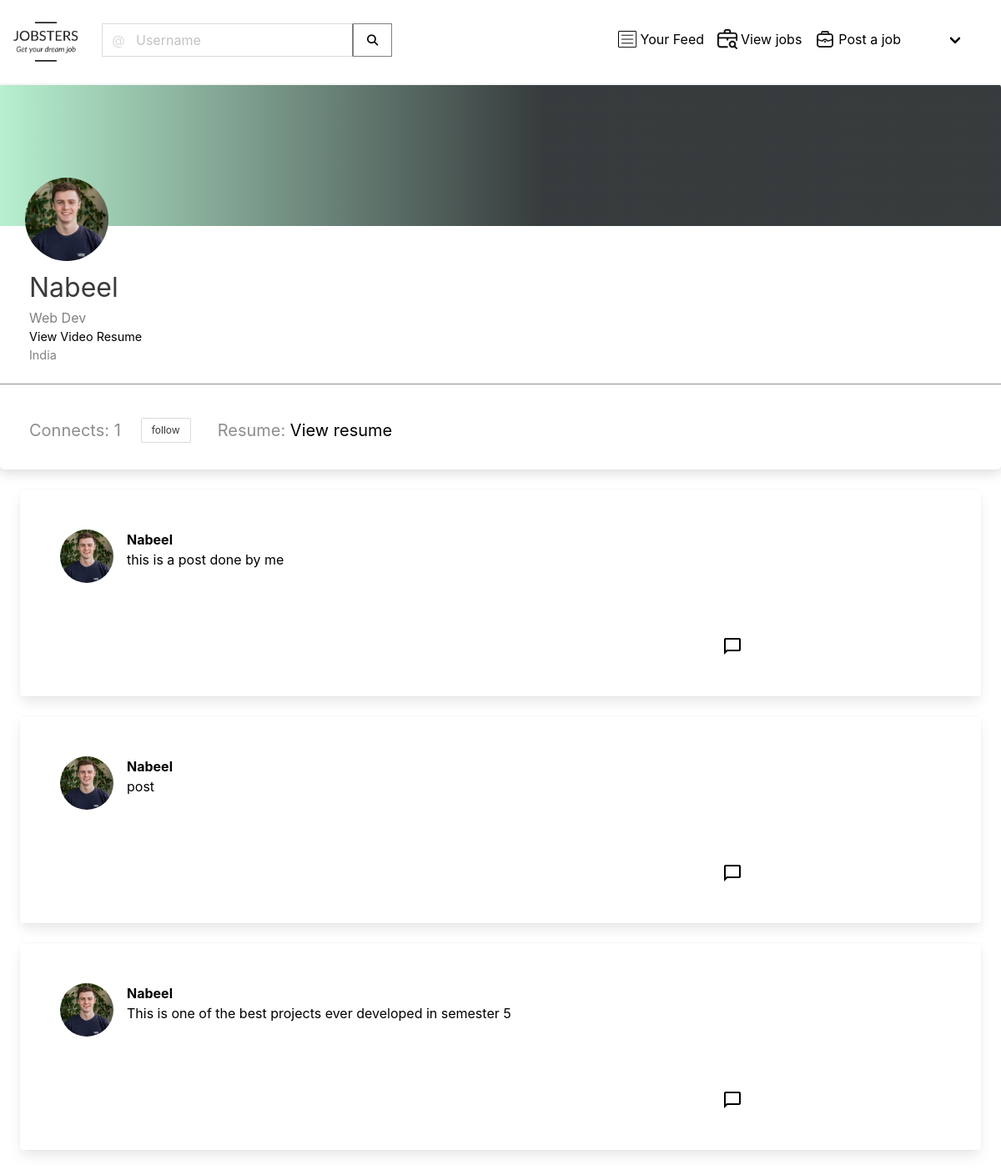
Page /global/profile/1/ on the committed database.
### global/models.py (models this page shows)
class UserProfile(models.Model):
    user = models.OneToOneField(User, primary_key=True, verbose_name='user',
                                related_name='profile', on_delete=models.CASCADE, db_constraint=False)
    name = models.CharField(max_length=30, blank=True, null=True)
    proffession = models.TextField(max_length=500, blank=True, null=True)
    birth_date=models.DateField(null=True, blank=True)
    location = models.CharField(max_length=100, blank=True, null=True)
    picture = models.ImageField(upload_to='uploads/profile_pictures', default='uploads/profile_pictures/default.png', blank=True)
    followers = models.ManyToManyField(User, blank=True, related_name='followers')
    resume = models.FileField(upload_to='documents/',
                              default='documents/yk_sugi_resume_new.docx', blank=True, null=True, validators=[FileExtensionValidator(['pdf'])])
    video_resume = models.FileField(upload_to='documents/',
                              default='documents/video_file.mp4', blank=True, null=True, validators=[FileExtensionValidator(['mp4'])])

class Post(models.Model):
    body=models.TextField()
    created_on=models.DateTimeField(default=timezone.now)
    author=models.ForeignKey(User,on_delete=models.CASCADE)

### global/views.py (the view)
# urls.py: path('profile/<int:pk>/',ProfileView.as_view(), name='profile'),
class ProfileView(View):
    def get(self, request, pk, *args, **kwargs):
        profile = UserProfile.objects.get(pk=pk)
        user = profile.user
        posts = Post.objects.filter(author=user).order_by('-created_on')
        followers = profile.followers.all()
        if len(followers) == 0:
            is_following = False
        for follower in followers:
            if follower == request.user:
                is_following = True
                break
            else:
                is_following = False
        number_of_followers = len(followers)
        context = {
            'user': user,
            'profile': profile,
            'posts': posts,
            'number_of_followers':number_of_followers,
            'is_following':is_following
        }
        return render(request, 'global/profile.html', context)

### global/templates/global/profile.html (shortened to what this page needs)
{% extends "landing/base.html" %}
{% load static %}
{% load crispy_forms_tags %}
{% block content %}
        <div class="first ">
<div class="pattern-container">
    <img class="position-abs" src="{{ profile.picture.url }}" alt="">
</div>
<div class="is-flex is-justify-content-space-between	is-align-content-center	">
  <h2 class="name is-size-3">
    {% if profile.name %}
    {{ profile.name }}
    {% else %}
      {{ user.username }}
    {% endif %}
    <br> <span style="font-size: 1rem; padding-top: -50px; color:gray;"><p>
      {% if profile.proffession %}
      {{ profile.proffession }}
      {% endif %}</p></span>
       <span style="font-size: .9rem; padding-top: -50px; color:gray;"><p>
         <a class="link" href="#open-modal"> <p>View video resume</p> </a>
     </p></span>
      <span style="font-size: .9rem; padding-top: -50px; color:gray;"><p>
        {% if profile.location %}
        {{ profile.location }}
        {% endif %}</p></span>
      </h2>
</div>
<hr class="style-1">
<div class="connect-wraper" style="margin-bottom: 2rem;" >
  <div class="is-flex is-flex-direction-row is-justify-content-space-between">
     <nav class="level is-mobile">
      <div class="is-flex is-justify-content-space-between is-flex-direction-row is-align-content-center	">
        <p class="is-size-5 mr-5">Connects: {{ number_of_followers }}</p>
        {% if user == request.user %}
        {% else %}
        {% if is_following %}
        <form method="POST" action=" {% url 'remove' profile.pk %} ">
          {% csrf_token %}
          <button class="button is-disabled is-small" type="submit" >Unfollow</button>
        </form>
        {% else %}
        <form method="POST" action="{% url 'follow' profile.pk %}">
          <button class="button is-small  mr-4"  type="submit" >follow</button>
          </form>
          {% endif %}
          {% endif %}
          <div>
             <p class="is-size-5 ml-4">Resume: <a href=" {{ profile.resume.url }} ">View resume</a></p>
          </div>
      </div>
    </nav>
  </div>
</div>
        </div>
<div class="second">
        {% for post in posts  %}
  <a href=" {% url 'post_details' pk=post.pk %} " style="color: black;">
  <article class="media m-5 p-6 card">
  <figure class="media-left">
    <p class="image is-64x64">
      <img class="is-rounded" src="{{ profile.picture.url }}">
    </p>
  </figure>
  <div class="media-content">
    <div class="content ">
      <p>
        <strong>{{ post.author }}</strong>
        <br>
        {{ post.body }}
      </p>
    </div>
    <nav class="is-flex is-justify-content-space-around">
      <div class="level-left" style="margin-top: 5rem;">
        <a href=" {% url 'post_details' pk=post.pk %} " class="level-item" style="color: black;">
      <span class="material-symbols-outlined">
</span>
        </a>
        </a>
      </div>
{% endfor %}
{% endblock content %}

### static/landing/styles/style.css (style rules this page uses)
a { color: inherit; text-decoration: none; }
a { color: black; }
* { padding: 0; box-sizing: border-box; }
@media (min-width: 750px) { .pattern-container { position: relative; } }
.first { border-radius: 5px; display: flex; flex-direction: column; justify-content: space-evenly; -webkit-box-shadow: -1px -1px 17px 2px rgba(0, 0, 0, 0.2); -moz-box-shadow: -1px -1px 17px 2px rgba(0, 0, 0, 0.2); box-shadow: -1px -1px 17px 2px rgba(0, 0, 0, 0.2); }
.position-abs { position: absolute; width: 85px; height: 85px; border-radius: 50px; box-shadow: 10px; top: 50px; left: 30px; }
.pattern-container { border-top-left-radius: 5px; border-top-right-radius: 5px; width: auto; height: 171px; background: rgb(174, 238, 202); background: linear-gradient(90deg, rgba(174, 238, 202, 0.8916608879880077) 0%, rgba(40, 45, 47, 0.9308765742625175) 54%); }
.pattern-container { position: relative; }
.connect-wraper { display: flex; justify-content: space-between; margin-left: 35px; margin-right: 35px; color: rgb(145, 141, 141); margin-top: 1rem; }
hr.style-1 { border: 0; clear: both; display: block; background-color: #919191; height: 1px; width: 100%; }
@media (min-width: 750px) { .name { margin-top: 50px; margin-left: 35px; text-transform: capitalize; color: rgb(60, 58, 58); } }
@media (min-width: 750px) { .first { border-radius: 5px; display: flex; flex-direction: column; justify-content: space-evenly; -webkit-box-shadow: -1px -1px 17px 2px rgba(0, 0, 0, 0.2); -moz-box-shadow: -1px -1px 17px 2px rgba(0, 0, 0, 0.2); box-shadow: -1px -1px 17px 2px rgba(0, 0, 0, 0.2); } }
@media (min-width: 750px) { .position-abs { position: absolute; width: 100px; height: 100px; border-radius: 50px; box-shadow: 10px; top: 113px; left: 30px; } }
@media (min-width: 750px) { .pattern-container { border-top-left-radius: 5px; border-top-right-radius: 5px; width: auto; height: 171px; background: rgb(174, 238, 202); background: linear-gradient(90deg, rgba(174, 238, 202, 0.8916608879880077) 0%, rgba(40, 45, 47, 0.9308765742625175) 54%); } }
@media (min-width: 750px) { .connect-wraper { display: flex; justify-content: space-between; margin-left: 35px; margin-right: 35px; color: rgb(145, 141, 141); margin-top: 1rem; } }

### rows in the picture
UserProfile: picture (picture), name "Nabeel", proffession "Web Dev", location "India"
Post: picture (picture), author "Nabeel", body "this is a post done by me"
Post: picture (picture), author "Nabeel", body "post"
Post: picture (picture), author "Nabeel", body "This is one of the best projects ever developed in semester 5"

### other values in the picture
{{ number_of_followers }} "1"
